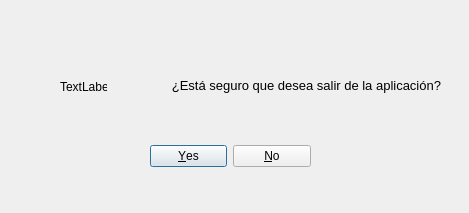
<?xml version="1.0" encoding="UTF-8"?>
<ui version="4.0">
 <class>venSalir</class>
 <widget class="QDialog" name="venSalir">
  <property name="geometry">
   <rect>
    <x>0</x>
    <y>0</y>
    <width>469</width>
    <height>213</height>
   </rect>
  </property>
  <property name="windowTitle">
   <string>Desea Salir?</string>
  </property>
  <widget class="QDialogButtonBox" name="buttonBox">
   <property name="geometry">
    <rect>
     <x>150</x>
     <y>140</y>
     <width>161</width>
     <height>32</height>
    </rect>
   </property>
   <property name="orientation">
    <enum>Qt::Horizontal</enum>
   </property>
   <property name="standardButtons">
    <set>QDialogButtonBox::No|QDialogButtonBox::Yes</set>
   </property>
  </widget>
  <widget class="QLabel" name="lblMSalir">
   <property name="geometry">
    <rect>
     <x>170</x>
     <y>70</y>
     <width>271</width>
     <height>31</height>
    </rect>
   </property>
   <property name="font">
    <font>
     <pointsize>10</pointsize>
    </font>
   </property>
   <property name="text">
    <string>¿Está seguro que desea salir de la aplicación?</string>
   </property>
   <property name="alignment">
    <set>Qt::AlignRight|Qt::AlignTrailing|Qt::AlignVCenter</set>
   </property>
  </widget>
  <widget class="QLabel" name="label">
   <property name="geometry">
    <rect>
     <x>60</x>
     <y>80</y>
     <width>47</width>
     <height>13</height>
    </rect>
   </property>
   <property name="text">
    <string>TextLabel</string>
   </property>
  </widget>
 </widget>
 <resources/>
 <connections>
  <connection>
   <sender>buttonBox</sender>
   <signal>accepted()</signal>
   <receiver>venSalir</receiver>
   <slot>accept()</slot>
   <hints>
    <hint type="sourcelabel">
     <x>248</x>
     <y>254</y>
    </hint>
    <hint type="destinationlabel">
     <x>157</x>
     <y>274</y>
    </hint>
   </hints>
  </connection>
  <connection>
   <sender>buttonBox</sender>
   <signal>rejected()</signal>
   <receiver>venSalir</receiver>
   <slot>reject()</slot>
   <hints>
    <hint type="sourcelabel">
     <x>316</x>
     <y>260</y>
    </hint>
    <hint type="destinationlabel">
     <x>286</x>
     <y>274</y>
    </hint>
   </hints>
  </connection>
 </connections>
</ui>
